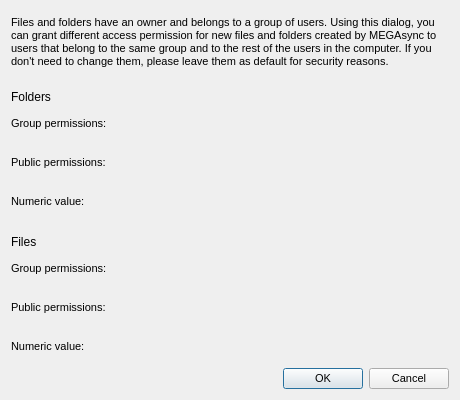
<?xml version="1.0" encoding="UTF-8"?>
<ui version="4.0">
 <class>PermissionsDialog</class>
 <widget class="QDialog" name="PermissionsDialog">
  <property name="geometry">
   <rect>
    <x>0</x>
    <y>0</y>
    <width>460</width>
    <height>400</height>
   </rect>
  </property>
  <property name="minimumSize">
   <size>
    <width>460</width>
    <height>400</height>
   </size>
  </property>
  <property name="maximumSize">
   <size>
    <width>460</width>
    <height>400</height>
   </size>
  </property>
  <property name="windowTitle">
   <string>Permissions for new folders and files</string>
  </property>
  <property name="styleSheet">
   <string notr="true">QWidget
{
font-size: 11px;
}

#lFolders, #lFiles
{
  font-family: &quot;HelveticaNeue-Light&quot;;
  font-size: 12px;
}</string>
  </property>
  <layout class="QVBoxLayout" name="verticalLayout">
   <item>
    <widget class="QLabel" name="lPermissionsDesc">
     <property name="text">
      <string>Files and folders have an owner and belongs to a group of users. Using this dialog, you can grant different access permission for new files and folders created by MEGAsync to users that belong to the same group and to the rest of the users in the computer. If you don't need to change them, please leave them as default for security reasons.</string>
     </property>
     <property name="wordWrap">
      <bool>true</bool>
     </property>
    </widget>
   </item>
   <item>
    <widget class="QWidget" name="widget_5" native="true">
     <property name="layoutDirection">
      <enum>Qt::LeftToRight</enum>
     </property>
     <layout class="QFormLayout" name="formLayout">
      <property name="fieldGrowthPolicy">
       <enum>QFormLayout::FieldsStayAtSizeHint</enum>
      </property>
      <property name="labelAlignment">
       <set>Qt::AlignLeading|Qt::AlignLeft|Qt::AlignVCenter</set>
      </property>
      <property name="formAlignment">
       <set>Qt::AlignLeading|Qt::AlignLeft|Qt::AlignTop</set>
      </property>
      <property name="horizontalSpacing">
       <number>10</number>
      </property>
      <property name="verticalSpacing">
       <number>4</number>
      </property>
      <property name="leftMargin">
       <number>0</number>
      </property>
      <property name="topMargin">
       <number>12</number>
      </property>
      <property name="rightMargin">
       <number>0</number>
      </property>
      <property name="bottomMargin">
       <number>0</number>
      </property>
      <item row="0" column="0">
       <widget class="QLabel" name="lFolders">
        <property name="focusPolicy">
         <enum>Qt::TabFocus</enum>
        </property>
        <property name="text">
         <string>Folders</string>
        </property>
       </widget>
      </item>
      <item row="1" column="0">
       <widget class="QLabel" name="label_7">
        <property name="minimumSize">
         <size>
          <width>0</width>
          <height>31</height>
         </size>
        </property>
        <property name="maximumSize">
         <size>
          <width>16777215</width>
          <height>31</height>
         </size>
        </property>
        <property name="focusPolicy">
         <enum>Qt::TabFocus</enum>
        </property>
        <property name="text">
         <string>Group permissions:</string>
        </property>
       </widget>
      </item>
      <item row="1" column="1">
       <widget class="PermissionsWidget" name="wFolderGroup" native="true">
        <property name="minimumSize">
         <size>
          <width>254</width>
          <height>35</height>
         </size>
        </property>
        <property name="maximumSize">
         <size>
          <width>16777215</width>
          <height>35</height>
         </size>
        </property>
        <property name="focusPolicy">
         <enum>Qt::TabFocus</enum>
        </property>
       </widget>
      </item>
      <item row="3" column="0">
       <widget class="QLabel" name="label_9">
        <property name="minimumSize">
         <size>
          <width>0</width>
          <height>31</height>
         </size>
        </property>
        <property name="maximumSize">
         <size>
          <width>16777215</width>
          <height>31</height>
         </size>
        </property>
        <property name="focusPolicy">
         <enum>Qt::TabFocus</enum>
        </property>
        <property name="text">
         <string>Public permissions:</string>
        </property>
       </widget>
      </item>
      <item row="3" column="1">
       <widget class="PermissionsWidget" name="wFolderPublic" native="true">
        <property name="minimumSize">
         <size>
          <width>254</width>
          <height>35</height>
         </size>
        </property>
        <property name="maximumSize">
         <size>
          <width>16777215</width>
          <height>35</height>
         </size>
        </property>
        <property name="focusPolicy">
         <enum>Qt::TabFocus</enum>
        </property>
       </widget>
      </item>
      <item row="5" column="0">
       <widget class="QLabel" name="lFolderPermissionsDesc">
        <property name="minimumSize">
         <size>
          <width>0</width>
          <height>31</height>
         </size>
        </property>
        <property name="maximumSize">
         <size>
          <width>16777215</width>
          <height>31</height>
         </size>
        </property>
        <property name="focusPolicy">
         <enum>Qt::TabFocus</enum>
        </property>
        <property name="text">
         <string>Numeric value:</string>
        </property>
       </widget>
      </item>
      <item row="5" column="1">
       <widget class="QLabel" name="lFolderPermissions">
        <property name="minimumSize">
         <size>
          <width>50</width>
          <height>31</height>
         </size>
        </property>
        <property name="focusPolicy">
         <enum>Qt::TabFocus</enum>
        </property>
        <property name="text">
         <string/>
        </property>
        <property name="alignment">
         <set>Qt::AlignLeading|Qt::AlignLeft|Qt::AlignVCenter</set>
        </property>
       </widget>
      </item>
     </layout>
    </widget>
   </item>
   <item>
    <widget class="QWidget" name="widget_8" native="true">
     <layout class="QFormLayout" name="formLayout_2">
      <property name="labelAlignment">
       <set>Qt::AlignLeading|Qt::AlignLeft|Qt::AlignVCenter</set>
      </property>
      <property name="formAlignment">
       <set>Qt::AlignLeading|Qt::AlignLeft|Qt::AlignTop</set>
      </property>
      <property name="horizontalSpacing">
       <number>10</number>
      </property>
      <property name="verticalSpacing">
       <number>4</number>
      </property>
      <property name="leftMargin">
       <number>0</number>
      </property>
      <property name="topMargin">
       <number>12</number>
      </property>
      <property name="rightMargin">
       <number>0</number>
      </property>
      <property name="bottomMargin">
       <number>0</number>
      </property>
      <item row="0" column="0">
       <widget class="QLabel" name="lFiles">
        <property name="focusPolicy">
         <enum>Qt::TabFocus</enum>
        </property>
        <property name="text">
         <string>Files</string>
        </property>
       </widget>
      </item>
      <item row="5" column="0">
       <widget class="QLabel" name="lFilePermissionsDesc">
        <property name="minimumSize">
         <size>
          <width>0</width>
          <height>31</height>
         </size>
        </property>
        <property name="maximumSize">
         <size>
          <width>16777215</width>
          <height>31</height>
         </size>
        </property>
        <property name="focusPolicy">
         <enum>Qt::TabFocus</enum>
        </property>
        <property name="text">
         <string>Numeric value:</string>
        </property>
       </widget>
      </item>
      <item row="5" column="1">
       <widget class="QLabel" name="lFilePermissions">
        <property name="minimumSize">
         <size>
          <width>50</width>
          <height>31</height>
         </size>
        </property>
        <property name="focusPolicy">
         <enum>Qt::TabFocus</enum>
        </property>
        <property name="text">
         <string/>
        </property>
        <property name="alignment">
         <set>Qt::AlignLeading|Qt::AlignLeft|Qt::AlignVCenter</set>
        </property>
       </widget>
      </item>
      <item row="1" column="0">
       <widget class="QLabel" name="label_8">
        <property name="minimumSize">
         <size>
          <width>0</width>
          <height>31</height>
         </size>
        </property>
        <property name="maximumSize">
         <size>
          <width>16777215</width>
          <height>31</height>
         </size>
        </property>
        <property name="focusPolicy">
         <enum>Qt::TabFocus</enum>
        </property>
        <property name="text">
         <string>Group permissions:</string>
        </property>
       </widget>
      </item>
      <item row="1" column="1">
       <widget class="PermissionsWidget" name="wFileGroup" native="true">
        <property name="minimumSize">
         <size>
          <width>254</width>
          <height>35</height>
         </size>
        </property>
        <property name="maximumSize">
         <size>
          <width>16777215</width>
          <height>35</height>
         </size>
        </property>
        <property name="focusPolicy">
         <enum>Qt::TabFocus</enum>
        </property>
       </widget>
      </item>
      <item row="3" column="0">
       <widget class="QLabel" name="label_11">
        <property name="minimumSize">
         <size>
          <width>0</width>
          <height>31</height>
         </size>
        </property>
        <property name="maximumSize">
         <size>
          <width>16777215</width>
          <height>31</height>
         </size>
        </property>
        <property name="focusPolicy">
         <enum>Qt::TabFocus</enum>
        </property>
        <property name="text">
         <string>Public permissions:</string>
        </property>
       </widget>
      </item>
      <item row="3" column="1">
       <widget class="PermissionsWidget" name="wFilePublic" native="true">
        <property name="minimumSize">
         <size>
          <width>254</width>
          <height>35</height>
         </size>
        </property>
        <property name="maximumSize">
         <size>
          <width>16777215</width>
          <height>35</height>
         </size>
        </property>
        <property name="focusPolicy">
         <enum>Qt::TabFocus</enum>
        </property>
       </widget>
      </item>
     </layout>
     <zorder>lFilePermissionsDesc</zorder>
     <zorder>lFilePermissions</zorder>
     <zorder>label_8</zorder>
     <zorder>label_11</zorder>
     <zorder>lFiles</zorder>
     <zorder>wFileGroup</zorder>
     <zorder>wFilePublic</zorder>
    </widget>
   </item>
   <item>
    <widget class="QDialogButtonBox" name="buttonBox">
     <property name="focusPolicy">
      <enum>Qt::TabFocus</enum>
     </property>
     <property name="orientation">
      <enum>Qt::Horizontal</enum>
     </property>
     <property name="standardButtons">
      <set>QDialogButtonBox::Cancel|QDialogButtonBox::Ok</set>
     </property>
    </widget>
   </item>
  </layout>
 </widget>
 <customwidgets>
  <customwidget>
   <class>PermissionsWidget</class>
   <extends>QWidget</extends>
   <header>PermissionsWidget.h</header>
   <container>1</container>
  </customwidget>
 </customwidgets>
 <tabstops>
  <tabstop>buttonBox</tabstop>
  <tabstop>lFolders</tabstop>
  <tabstop>label_7</tabstop>
  <tabstop>wFolderGroup</tabstop>
  <tabstop>label_9</tabstop>
  <tabstop>wFolderPublic</tabstop>
  <tabstop>lFolderPermissionsDesc</tabstop>
  <tabstop>lFolderPermissions</tabstop>
  <tabstop>lFiles</tabstop>
  <tabstop>label_8</tabstop>
  <tabstop>wFileGroup</tabstop>
  <tabstop>label_11</tabstop>
  <tabstop>wFilePublic</tabstop>
  <tabstop>lFilePermissionsDesc</tabstop>
  <tabstop>lFilePermissions</tabstop>
 </tabstops>
 <resources/>
 <connections>
  <connection>
   <sender>buttonBox</sender>
   <signal>accepted()</signal>
   <receiver>PermissionsDialog</receiver>
   <slot>accept()</slot>
   <hints>
    <hint type="sourcelabel">
     <x>248</x>
     <y>254</y>
    </hint>
    <hint type="destinationlabel">
     <x>157</x>
     <y>274</y>
    </hint>
   </hints>
  </connection>
  <connection>
   <sender>buttonBox</sender>
   <signal>rejected()</signal>
   <receiver>PermissionsDialog</receiver>
   <slot>reject()</slot>
   <hints>
    <hint type="sourcelabel">
     <x>316</x>
     <y>260</y>
    </hint>
    <hint type="destinationlabel">
     <x>286</x>
     <y>274</y>
    </hint>
   </hints>
  </connection>
 </connections>
</ui>
